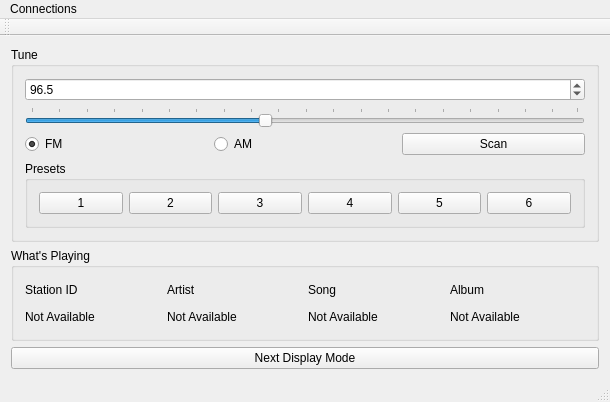
<?xml version="1.0" encoding="UTF-8"?>
<ui version="4.0">
 <class>RadioControl</class>
 <widget class="QMainWindow" name="RadioControl">
  <property name="geometry">
   <rect>
    <x>0</x>
    <y>0</y>
    <width>610</width>
    <height>402</height>
   </rect>
  </property>
  <property name="windowTitle">
   <string>RadioControl</string>
  </property>
  <widget class="QWidget" name="centralWidget">
   <layout class="QVBoxLayout" name="verticalLayout_2">
    <item>
     <widget class="QGroupBox" name="groupBox">
      <property name="title">
       <string>Tune</string>
      </property>
      <property name="flat">
       <bool>true</bool>
      </property>
      <property name="checkable">
       <bool>false</bool>
      </property>
      <layout class="QVBoxLayout" name="verticalLayout_3">
       <item>
        <widget class="QDoubleSpinBox" name="freqSpinner">
         <property name="wrapping">
          <bool>true</bool>
         </property>
         <property name="decimals">
          <number>1</number>
         </property>
         <property name="minimum">
          <double>88.000000000000000</double>
         </property>
         <property name="maximum">
          <double>107.900000000000006</double>
         </property>
         <property name="singleStep">
          <double>0.100000000000000</double>
         </property>
         <property name="value">
          <double>96.500000000000000</double>
         </property>
        </widget>
       </item>
       <item>
        <widget class="QSlider" name="freqSlider">
         <property name="minimum">
          <number>880</number>
         </property>
         <property name="maximum">
          <number>1079</number>
         </property>
         <property name="value">
          <number>965</number>
         </property>
         <property name="orientation">
          <enum>Qt::Horizontal</enum>
         </property>
         <property name="tickPosition">
          <enum>QSlider::TicksAbove</enum>
         </property>
         <property name="tickInterval">
          <number>10</number>
         </property>
        </widget>
       </item>
       <item>
        <layout class="QHBoxLayout" name="horizontalLayout_4">
         <item>
          <widget class="QRadioButton" name="fmRadioButton">
           <property name="text">
            <string>FM</string>
           </property>
           <property name="checked">
            <bool>true</bool>
           </property>
          </widget>
         </item>
         <item>
          <widget class="QRadioButton" name="amRadioButton">
           <property name="text">
            <string>AM</string>
           </property>
          </widget>
         </item>
         <item>
          <widget class="QPushButton" name="scanButton">
           <property name="text">
            <string>Scan</string>
           </property>
          </widget>
         </item>
        </layout>
       </item>
       <item>
        <widget class="QGroupBox" name="groupBox_2">
         <property name="title">
          <string>Presets</string>
         </property>
         <property name="flat">
          <bool>true</bool>
         </property>
         <layout class="QHBoxLayout" name="horizontalLayout">
          <item>
           <widget class="QPushButton" name="preset1">
            <property name="text">
             <string>1</string>
            </property>
           </widget>
          </item>
          <item>
           <widget class="QPushButton" name="preset2">
            <property name="text">
             <string>2</string>
            </property>
           </widget>
          </item>
          <item>
           <widget class="QPushButton" name="preset3">
            <property name="text">
             <string>3</string>
            </property>
           </widget>
          </item>
          <item>
           <widget class="QPushButton" name="preset4">
            <property name="text">
             <string>4</string>
            </property>
           </widget>
          </item>
          <item>
           <widget class="QPushButton" name="preset5">
            <property name="text">
             <string>5</string>
            </property>
           </widget>
          </item>
          <item>
           <widget class="QPushButton" name="preset6">
            <property name="text">
             <string>6</string>
            </property>
           </widget>
          </item>
         </layout>
        </widget>
       </item>
      </layout>
     </widget>
    </item>
    <item>
     <widget class="QGroupBox" name="groupBox_3">
      <property name="title">
       <string>What's Playing</string>
      </property>
      <layout class="QHBoxLayout" name="horizontalLayout_2">
       <item>
        <layout class="QVBoxLayout" name="verticalLayout_4">
         <item>
          <widget class="QLabel" name="label">
           <property name="text">
            <string>Station ID</string>
           </property>
          </widget>
         </item>
         <item>
          <widget class="QLabel" name="stationIDLabel">
           <property name="text">
            <string>Not Available</string>
           </property>
          </widget>
         </item>
        </layout>
       </item>
       <item>
        <layout class="QVBoxLayout" name="verticalLayout_5">
         <item>
          <widget class="QLabel" name="label_3">
           <property name="text">
            <string>Artist</string>
           </property>
          </widget>
         </item>
         <item>
          <widget class="QLabel" name="artistLabel">
           <property name="text">
            <string>Not Available</string>
           </property>
          </widget>
         </item>
        </layout>
       </item>
       <item>
        <layout class="QVBoxLayout" name="verticalLayout_6">
         <item>
          <widget class="QLabel" name="label_5">
           <property name="text">
            <string>Song</string>
           </property>
          </widget>
         </item>
         <item>
          <widget class="QLabel" name="songLabel">
           <property name="text">
            <string>Not Available</string>
           </property>
          </widget>
         </item>
        </layout>
       </item>
       <item>
        <layout class="QVBoxLayout" name="verticalLayout_7">
         <item>
          <widget class="QLabel" name="label_7">
           <property name="text">
            <string>Album</string>
           </property>
          </widget>
         </item>
         <item>
          <widget class="QLabel" name="albumLabel">
           <property name="text">
            <string>Not Available</string>
           </property>
          </widget>
         </item>
        </layout>
       </item>
      </layout>
     </widget>
    </item>
    <item>
     <widget class="QPushButton" name="displayModeButton">
      <property name="text">
       <string>Next Display Mode</string>
      </property>
     </widget>
    </item>
   </layout>
  </widget>
  <widget class="QMenuBar" name="menuBar">
   <property name="geometry">
    <rect>
     <x>0</x>
     <y>0</y>
     <width>610</width>
     <height>25</height>
    </rect>
   </property>
   <widget class="QMenu" name="menuMenu">
    <property name="title">
     <string>Connections</string>
    </property>
    <addaction name="actionBluetooth_Port"/>
   </widget>
   <addaction name="menuMenu"/>
  </widget>
  <widget class="QToolBar" name="mainToolBar">
   <attribute name="toolBarArea">
    <enum>TopToolBarArea</enum>
   </attribute>
   <attribute name="toolBarBreak">
    <bool>false</bool>
   </attribute>
  </widget>
  <widget class="QStatusBar" name="statusBar"/>
  <action name="actionBluetooth_Port">
   <property name="text">
    <string>Bluetooth Port</string>
   </property>
  </action>
 </widget>
 <layoutdefault spacing="6" margin="11"/>
 <resources/>
 <connections/>
</ui>
